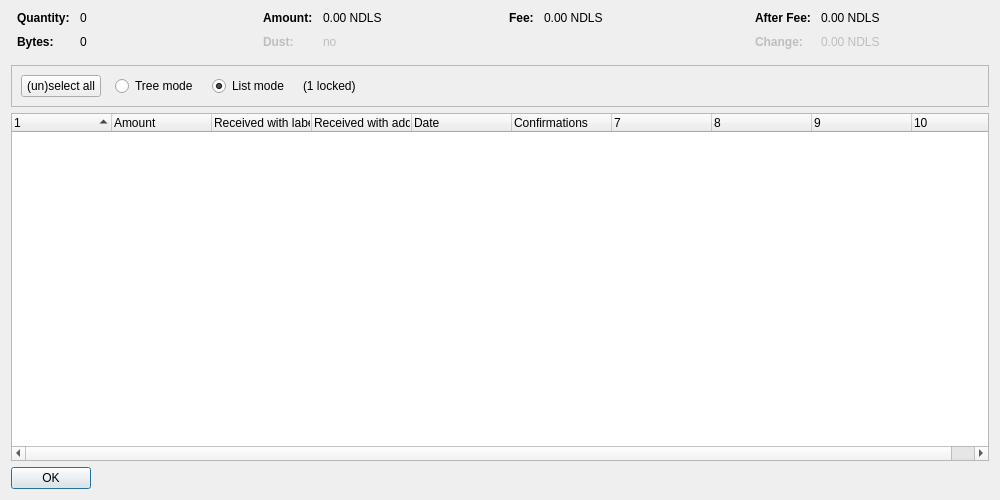
<?xml version="1.0" encoding="UTF-8"?>
<ui version="4.0">
 <class>CoinControlDialog</class>
 <widget class="QDialog" name="CoinControlDialog">
  <property name="geometry">
   <rect>
    <x>0</x>
    <y>0</y>
    <width>1000</width>
    <height>500</height>
   </rect>
  </property>
  <property name="windowTitle">
   <string>Coin Selection</string>
  </property>
  <layout class="QVBoxLayout" name="verticalLayout">
   <item>
    <layout class="QHBoxLayout" name="horizontalLayoutTop" stretch="0,0,0,0">
     <property name="topMargin">
      <number>0</number>
     </property>
     <property name="bottomMargin">
      <number>10</number>
     </property>
     <item>
      <layout class="QFormLayout" name="formLayoutCoinControl1">
       <property name="horizontalSpacing">
        <number>10</number>
       </property>
       <property name="verticalSpacing">
        <number>10</number>
       </property>
       <property name="leftMargin">
        <number>6</number>
       </property>
       <property name="rightMargin">
        <number>6</number>
       </property>
       <item row="0" column="0">
        <widget class="QLabel" name="labelCoinControlQuantityText">
         <property name="font">
          <font>
           <weight>75</weight>
           <bold>true</bold>
          </font>
         </property>
         <property name="text">
          <string>Quantity:</string>
         </property>
        </widget>
       </item>
       <item row="0" column="1">
        <widget class="QLabel" name="labelCoinControlQuantity">
         <property name="cursor">
          <cursorShape>IBeamCursor</cursorShape>
         </property>
         <property name="contextMenuPolicy">
          <enum>Qt::ActionsContextMenu</enum>
         </property>
         <property name="text">
          <string notr="true">0</string>
         </property>
         <property name="textInteractionFlags">
          <set>Qt::LinksAccessibleByMouse|Qt::TextSelectableByKeyboard|Qt::TextSelectableByMouse</set>
         </property>
        </widget>
       </item>
       <item row="1" column="0">
        <widget class="QLabel" name="labelCoinControlBytesText">
         <property name="font">
          <font>
           <weight>75</weight>
           <bold>true</bold>
          </font>
         </property>
         <property name="text">
          <string>Bytes:</string>
         </property>
        </widget>
       </item>
       <item row="1" column="1">
        <widget class="QLabel" name="labelCoinControlBytes">
         <property name="cursor">
          <cursorShape>IBeamCursor</cursorShape>
         </property>
         <property name="contextMenuPolicy">
          <enum>Qt::ActionsContextMenu</enum>
         </property>
         <property name="text">
          <string notr="true">0</string>
         </property>
         <property name="textInteractionFlags">
          <set>Qt::LinksAccessibleByMouse|Qt::TextSelectableByKeyboard|Qt::TextSelectableByMouse</set>
         </property>
        </widget>
       </item>
      </layout>
     </item>
     <item>
      <layout class="QFormLayout" name="formLayoutCoinControl2">
       <property name="horizontalSpacing">
        <number>10</number>
       </property>
       <property name="verticalSpacing">
        <number>10</number>
       </property>
       <property name="leftMargin">
        <number>6</number>
       </property>
       <property name="rightMargin">
        <number>6</number>
       </property>
       <item row="0" column="0">
        <widget class="QLabel" name="labelCoinControlAmountText">
         <property name="font">
          <font>
           <weight>75</weight>
           <bold>true</bold>
          </font>
         </property>
         <property name="text">
          <string>Amount:</string>
         </property>
        </widget>
       </item>
       <item row="0" column="1">
        <widget class="QLabel" name="labelCoinControlAmount">
         <property name="cursor">
          <cursorShape>IBeamCursor</cursorShape>
         </property>
         <property name="contextMenuPolicy">
          <enum>Qt::ActionsContextMenu</enum>
         </property>
         <property name="text">
          <string notr="true">0.00 NDLS</string>
         </property>
         <property name="textInteractionFlags">
          <set>Qt::LinksAccessibleByMouse|Qt::TextSelectableByKeyboard|Qt::TextSelectableByMouse</set>
         </property>
        </widget>
       </item>
       <item row="1" column="0">
        <widget class="QLabel" name="labelCoinControlLowOutputText">
         <property name="enabled">
          <bool>false</bool>
         </property>
         <property name="font">
          <font>
           <weight>75</weight>
           <bold>true</bold>
          </font>
         </property>
         <property name="text">
          <string>Dust:</string>
         </property>
        </widget>
       </item>
       <item row="1" column="1">
        <widget class="QLabel" name="labelCoinControlLowOutput">
         <property name="enabled">
          <bool>false</bool>
         </property>
         <property name="cursor">
          <cursorShape>IBeamCursor</cursorShape>
         </property>
         <property name="contextMenuPolicy">
          <enum>Qt::ActionsContextMenu</enum>
         </property>
         <property name="text">
          <string notr="true">no</string>
         </property>
         <property name="textInteractionFlags">
          <set>Qt::LinksAccessibleByMouse|Qt::TextSelectableByKeyboard|Qt::TextSelectableByMouse</set>
         </property>
        </widget>
       </item>
      </layout>
     </item>
     <item>
      <layout class="QFormLayout" name="formLayoutCoinControl3">
       <property name="horizontalSpacing">
        <number>10</number>
       </property>
       <property name="verticalSpacing">
        <number>10</number>
       </property>
       <property name="leftMargin">
        <number>6</number>
       </property>
       <property name="rightMargin">
        <number>6</number>
       </property>
       <item row="0" column="0">
        <widget class="QLabel" name="labelCoinControlFeeText">
         <property name="font">
          <font>
           <weight>75</weight>
           <bold>true</bold>
          </font>
         </property>
         <property name="text">
          <string>Fee:</string>
         </property>
        </widget>
       </item>
       <item row="0" column="1">
        <widget class="QLabel" name="labelCoinControlFee">
         <property name="cursor">
          <cursorShape>IBeamCursor</cursorShape>
         </property>
         <property name="contextMenuPolicy">
          <enum>Qt::ActionsContextMenu</enum>
         </property>
         <property name="text">
          <string notr="true">0.00 NDLS</string>
         </property>
         <property name="textInteractionFlags">
          <set>Qt::LinksAccessibleByMouse|Qt::TextSelectableByKeyboard|Qt::TextSelectableByMouse</set>
         </property>
        </widget>
       </item>
      </layout>
     </item>
     <item>
      <layout class="QFormLayout" name="formLayoutCoinControl4">
       <property name="horizontalSpacing">
        <number>10</number>
       </property>
       <property name="verticalSpacing">
        <number>10</number>
       </property>
       <property name="leftMargin">
        <number>6</number>
       </property>
       <property name="rightMargin">
        <number>6</number>
       </property>
       <item row="0" column="0">
        <widget class="QLabel" name="labelCoinControlAfterFeeText">
         <property name="font">
          <font>
           <weight>75</weight>
           <bold>true</bold>
          </font>
         </property>
         <property name="text">
          <string>After Fee:</string>
         </property>
        </widget>
       </item>
       <item row="0" column="1">
        <widget class="QLabel" name="labelCoinControlAfterFee">
         <property name="cursor">
          <cursorShape>IBeamCursor</cursorShape>
         </property>
         <property name="contextMenuPolicy">
          <enum>Qt::ActionsContextMenu</enum>
         </property>
         <property name="text">
          <string notr="true">0.00 NDLS</string>
         </property>
         <property name="textInteractionFlags">
          <set>Qt::LinksAccessibleByMouse|Qt::TextSelectableByKeyboard|Qt::TextSelectableByMouse</set>
         </property>
        </widget>
       </item>
       <item row="1" column="0">
        <widget class="QLabel" name="labelCoinControlChangeText">
         <property name="enabled">
          <bool>false</bool>
         </property>
         <property name="font">
          <font>
           <weight>75</weight>
           <bold>true</bold>
          </font>
         </property>
         <property name="text">
          <string>Change:</string>
         </property>
        </widget>
       </item>
       <item row="1" column="1">
        <widget class="QLabel" name="labelCoinControlChange">
         <property name="enabled">
          <bool>false</bool>
         </property>
         <property name="cursor">
          <cursorShape>IBeamCursor</cursorShape>
         </property>
         <property name="contextMenuPolicy">
          <enum>Qt::ActionsContextMenu</enum>
         </property>
         <property name="text">
          <string notr="true">0.00 NDLS</string>
         </property>
         <property name="textInteractionFlags">
          <set>Qt::LinksAccessibleByMouse|Qt::TextSelectableByKeyboard|Qt::TextSelectableByMouse</set>
         </property>
        </widget>
       </item>
      </layout>
     </item>
    </layout>
   </item>
   <item>
    <widget class="QFrame" name="frame">
     <property name="minimumSize">
      <size>
       <width>0</width>
       <height>40</height>
      </size>
     </property>
     <property name="frameShape">
      <enum>QFrame::StyledPanel</enum>
     </property>
     <property name="frameShadow">
      <enum>QFrame::Sunken</enum>
     </property>
     <layout class="QHBoxLayout" name="horizontalLayout">
      <item>
       <layout class="QHBoxLayout" name="horizontalLayoutPanel" stretch="0,0,0,0,0">
        <property name="spacing">
         <number>14</number>
        </property>
        <item>
         <widget class="QPushButton" name="pushButtonSelectAll">
          <property name="sizePolicy">
           <sizepolicy hsizetype="Maximum" vsizetype="Fixed">
            <horstretch>0</horstretch>
            <verstretch>0</verstretch>
           </sizepolicy>
          </property>
          <property name="text">
           <string>(un)select all</string>
          </property>
          <property name="autoDefault">
           <bool>false</bool>
          </property>
         </widget>
        </item>
        <item>
         <widget class="QRadioButton" name="radioTreeMode">
          <property name="sizePolicy">
           <sizepolicy hsizetype="Maximum" vsizetype="Fixed">
            <horstretch>0</horstretch>
            <verstretch>0</verstretch>
           </sizepolicy>
          </property>
          <property name="text">
           <string>Tree mode</string>
          </property>
         </widget>
        </item>
        <item>
         <widget class="QRadioButton" name="radioListMode">
          <property name="sizePolicy">
           <sizepolicy hsizetype="Maximum" vsizetype="Fixed">
            <horstretch>0</horstretch>
            <verstretch>0</verstretch>
           </sizepolicy>
          </property>
          <property name="text">
           <string>List mode</string>
          </property>
          <property name="checked">
           <bool>true</bool>
          </property>
         </widget>
        </item>
        <item>
         <widget class="QLabel" name="labelLocked">
          <property name="text">
           <string notr="true">(1 locked)</string>
          </property>
         </widget>
        </item>
        <item>
         <spacer name="horizontalSpacer">
          <property name="orientation">
           <enum>Qt::Horizontal</enum>
          </property>
          <property name="sizeHint" stdset="0">
           <size>
            <width>40</width>
            <height>20</height>
           </size>
          </property>
         </spacer>
        </item>
       </layout>
      </item>
     </layout>
    </widget>
   </item>
   <item>
    <widget class="CoinControlTreeWidget" name="treeWidget">
     <property name="contextMenuPolicy">
      <enum>Qt::CustomContextMenu</enum>
     </property>
     <property name="sortingEnabled">
      <bool>false</bool>
     </property>
     <property name="columnCount">
      <number>10</number>
     </property>
     <attribute name="headerShowSortIndicator" stdset="0">
      <bool>true</bool>
     </attribute>
     <attribute name="headerStretchLastSection">
      <bool>false</bool>
     </attribute>
     <column>
      <property name="text">
       <string/>
      </property>
     </column>
     <column>
      <property name="text">
       <string>Amount</string>
      </property>
     </column>
     <column>
      <property name="text">
       <string>Received with label</string>
      </property>
     </column>
     <column>
      <property name="text">
       <string>Received with address</string>
      </property>
     </column>
     <column>
      <property name="text">
       <string>Date</string>
      </property>
     </column>
     <column>
      <property name="text">
       <string>Confirmations</string>
      </property>
      <property name="toolTip">
       <string>Confirmed</string>
      </property>
     </column>
     <column>
      <property name="text">
       <string/>
      </property>
     </column>
     <column>
      <property name="text">
       <string/>
      </property>
     </column>
     <column>
      <property name="text">
       <string/>
      </property>
     </column>
     <column>
      <property name="text">
       <string/>
      </property>
     </column>
    </widget>
   </item>
   <item>
    <widget class="QDialogButtonBox" name="buttonBox">
     <property name="sizePolicy">
      <sizepolicy hsizetype="Maximum" vsizetype="Fixed">
       <horstretch>0</horstretch>
       <verstretch>0</verstretch>
      </sizepolicy>
     </property>
     <property name="orientation">
      <enum>Qt::Horizontal</enum>
     </property>
     <property name="standardButtons">
      <set>QDialogButtonBox::Ok</set>
     </property>
    </widget>
   </item>
  </layout>
 </widget>
 <customwidgets>
  <customwidget>
   <class>CoinControlTreeWidget</class>
   <extends>QTreeWidget</extends>
   <header>coincontroltreewidget.h</header>
  </customwidget>
 </customwidgets>
 <resources/>
 <connections/>
</ui>
